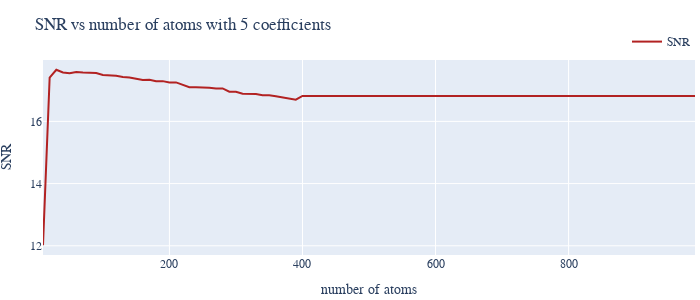

Notebook source saved alongside this figure:
### Code cell
plot_line(save_path="images/snr_n_atoms.pdf", x=K, y=K_snr, title=f'SNR vs number of atoms with {n_coefs} coefficients', x_axes_title='number of atoms', y_axes_title='SNR', name='SNR')

### Figure 1 — Plotly figure (JSON) as saved in the notebook; plotly's stock layout.template omitted (floating-point values rounded to 4 significant figures)
{"data": [{"line": {"color": "firebrick"}, "name": "SNR", "type": "scatter", "x": [10, 20, 30, 40, 50, 60, 70, 80, 90, 100, 110, 120, 130, 140, 150, 160, 170, 180, 190, 200, 210, 220, 230, 240, 250, 260, 270, 280, 290, 300, 310, 320, 330, 340, 350, 360, 370, 380, 390, 400, 410, 420, 430, 440, 450, 460, 470, 480, 490, 500, 510, 520, 530, 540, 550, 560, 570, 580, 590, 600, 610, 620, 630, 640, 650, 660, 670, 680, 690, 700, 710, 720, 730, 740, 750, 760, 770, 780, 790, 800, 810, 820, 830, 840, 850, 860, 870, 880, 890, 900, 910, 920, 930, 940, 950, 960, 970, 980, 990], "y": [12.02, 17.41, 17.66, 17.57, 17.54, 17.59, 17.57, 17.56, 17.55, 17.49, 17.48, 17.47, 17.42, 17.41, 17.37, 17.33, 17.34, 17.29, 17.29, 17.25, 17.25, 17.18, 17.1, 17.1, 17.1, 17.08, 17.06, 17.06, 16.95, 16.95, 16.89, 16.89, 16.88, 16.84, 16.84, 16.81, 16.78, 16.73, 16.7, 16.82, 16.82, 16.82, 16.82, 16.82, 16.82, 16.82, 16.82, 16.82, 16.82, 16.82, 16.82, 16.82, 16.82, 16.82, 16.82, 16.82, 16.82, 16.82, 16.82, 16.82, 16.82, 16.82, 16.82, 16.82, 16.82, 16.82, 16.82, 16.82, 16.82, 16.82, 16.82, 16.82, 16.82, 16.82, 16.82, 16.82, 16.82, 16.82, 16.82, 16.82, 16.82, 16.82, 16.82, 16.82, 16.82, 16.82, 16.82, 16.82, 16.82, 16.82, 16.82, 16.82, 16.82, 16.82, 16.82, 16.82, 16.82, 16.82, 16.82]}], "layout": {"font": {"family": "Serif"}, "height": 300, "legend": {"orientation": "h", "x": 1, "xanchor": "right", "y": 1.02, "yanchor": "bottom"}, "margin": {"b": 5, "l": 5, "r": 5, "t": 60}, "showlegend": true, "title": {"text": "SNR vs number of atoms with 5 coefficients"}, "width": 700, "xaxis": {"title": {"text": "number of atoms"}}, "yaxis": {"title": {"text": "SNR"}}}}
